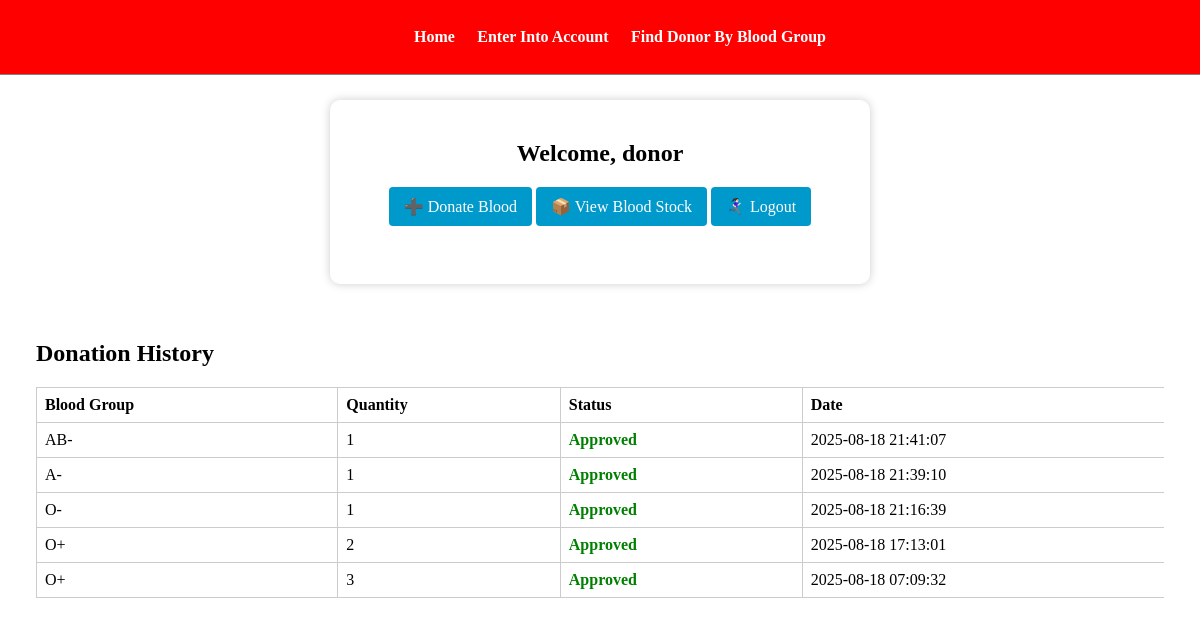
The app's page /donor/dashboard.php (signed in) with its own data.
### tables this page shows
CREATE TABLE `users` (
  `id` int(11) NOT NULL,
  `name` varchar(100) NOT NULL,
  `email` varchar(100) NOT NULL,
  `password` varchar(255) NOT NULL,
  `role` enum('admin','donor','recipient') NOT NULL,
  `blood_group` varchar(11) DEFAULT NULL,
  `search` varchar(11) DEFAULT NULL,
  `age` int(11) DEFAULT NULL,
  `gender` enum('Male','Female','Other') DEFAULT NULL,
  `phone` varchar(20) DEFAULT NULL,
  `address` text DEFAULT NULL,
  `created_at` timestamp NOT NULL DEFAULT current_timestamp()
);

CREATE TABLE `blood_requests` (
  `id` int(11) NOT NULL,
  `user_id` int(11) NOT NULL,
  `blood_group` varchar(5) NOT NULL,
  `quantity` int(11) NOT NULL,
  `request_type` enum('donate','request') NOT NULL,
  `status` enum('pending','approved','rejected') DEFAULT 'pending',
  `request_date` timestamp NOT NULL DEFAULT current_timestamp()
);

### donor/dashboard.php (the view, shortened to what this page needs)
<?php
    include('../includes/db.php');
    $user_id = $_SESSION['userid'];
    $sql = "SELECT * FROM users WHERE id=$user_id";
    $res = mysqli_query($conn,$sql);
    $row = mysqli_fetch_assoc($res);
    $name = $row['name'];
?>
<!DOCTYPE html>
<html>
<head>
    <link rel="stylesheet" href="../Css/style.css">
</head>
<body>
    <div class="menu text-center">
        <div class="wrapper">
            <ul>
                <li><a href="../index.php">Home</a></li>
                <li><a href="../account.php">Enter Into Account</a></li>
                <li><a href="../find_donor.php">Find Donor By Blood Group</a></li>
            </ul>
        </div>
    </div>
    <div class="container text-center">
        <h2>Welcome, <?php echo $name; ?></h2>
        <a href="donate.php" class="btn">➕ Donate Blood</a>
        <a href="../blood_stock.php" class="btn">📦 View Blood Stock</a>
        <a href="../logout.php" class="btn">🏃🏻‍♀️‍➡️ Logout</a>
        <br><br>
    </div>
    <div class="main-content">
        <div class="tbl-wrapper">
            <h2>Donation History</h2>
            <?php
                $sql2 = "SELECT * FROM blood_requests WHERE user_id = $user_id AND request_type = 'donate' ORDER BY request_date DESC";
                $res2 = mysqli_query($conn,$sql2);
                $count = mysqli_num_rows($res2);
                if($count>0)
                    {?>
                        <table class="tbl">
                            <tr>
                                <th>Blood Group</th>
                                <th>Quantity</th>
                                <th>Status</th>
                                <th>Date</th>
                            </tr>
                <?php
                        while ($row2 = mysqli_fetch_assoc($res2))
                            { ?>
                            <tr>
                                <td><?php echo $row2['blood_group']; ?></td>
                                <td><?php echo $row2['quantity']; ?></td>
                                <td>
                                    <?php
                                        if ($row2['status'] === 'approved')
                                        { ?>
                                        <span class="approved">Approved</span>
                                        <?php
                                        }
                                        elseif ($row2['status'] === 'rejected')
                                        {
                                        ?>
                                        <span class="rejected">Rejected</span>
                                        <?php
                                        }
                                        else
                                        {
                                        echo ucfirst($row2['status']);
                                        }
                                        ?>
                                </td>
                                <td><?php echo $row2['request_date']; ?></td>
                            </tr>
                    <?php  } ?>
                        </table>
            <?php
                    }
                    else
                        {
                ?>
                            <span class="rejected">No History available</span>
                <?php
                        }
            ?>
        </div>
    </div>
</body>
</html>

### Css/style.css (style rules this page uses)
body { margin: 0; padding: 0; }
.container { margin: auto; margin-top: 25px; padding: 20px; max-width: 500px; background: white; box-shadow: 0 0 10px rgba(0,0,0,0.2); border-radius: 10px; }
.menu { border-bottom: 1px solid gray; background-color: red; }
.menu ul { list-style-type: none; }
.menu ul li { display: inline; padding: 1%; }
.menu ul li a { text-decoration: none; font-weight: bold; color: white; }
.wrapper { padding: 1%; width: 80%; margin: 0 auto; }
.text-center { text-align: center; }
.main-content { padding: 3%; }
.tbl-wrapper { overflow-x: auto; width: 100%; }
.tbl { border-collapse: collapse; min-width: 1200px; }
.tbl th, .tbl td { padding: 8px; border: 1px solid #ccc; text-align: left; white-space: nowrap; }
.btn { display: inline-block; margin-bottom: 20px; padding: 10px 15px; background: #0099cc; color: white; text-decoration: none; border-radius: 4px; }
.approved { color: green; font-weight: bold; }

### records on screen
users: name "donor"
blood_requests: blood_group "AB-", quantity "1", status "Approved", request_date "2025-08-18 21:41:07"
blood_requests: blood_group "A-", quantity "1", status "Approved", request_date "2025-08-18 21:39:10"
blood_requests: blood_group "O-", quantity "1", status "Approved", request_date "2025-08-18 21:16:39"
blood_requests: blood_group "O+", quantity "2", status "Approved", request_date "2025-08-18 17:13:01"
blood_requests: blood_group "O+", quantity "3", status "Approved", request_date "2025-08-18 07:09:32"
